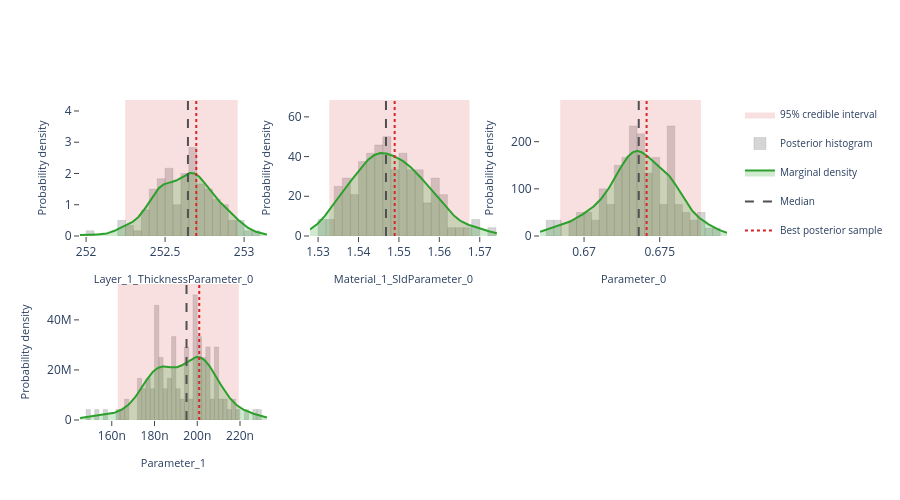

Notebook cell for this chart:
### Markdown cell above
## Interactive posterior plots

The next three cells render the same Plotly figures that are shown on the
Bayesian Posterior tab of the EasyReflectometryApp:

* **Marginals** — per-parameter distribution: histogram + smooth KDE marginal,
  shaded 95% credible interval, and median / best-sample lines
  (`plot_distribution` or `posterior.distribution()`)
* **Corner plot** — pairwise marginals + 2-D contours + scatter (`plot_corner`)
* **Traces** — per-chain trace + marginal histogram (`plot_trace`)

The standalone helpers are called with ``return_figure=True`` so they return a
Plotly ``Figure`` that we render in the notebook with ``fig.show()``; the
``PosteriorResults`` methods return the figure directly.

### Code cell
# ---- Marginal posterior distributions ---------------------------------------
# One panel per free parameter, each overlaying the posterior histogram, a
# smooth Gaussian-KDE marginal, the shaded 95% credible interval, and the
# median / best-sample reference lines.  Mirrors the "Marginals" sub-tab in
# the EasyReflectometryApp.

# The PosteriorResults method passes ``logp`` through automatically so the
# best posterior sample (MAP) line is drawn:
fig = posterior.distribution()
fig.show()

# Standalone equivalent (pass ``logp`` to get the best-sample line):
# fig = plot_distribution(
#     posterior.draws,
#     posterior.param_names,
#     logp=posterior.logp,
#     return_figure=True,
# )
# fig.show()

### Figure 1 — Plotly figure (JSON) as saved in the notebook; plotly's stock layout.template omitted (floating-point values rounded to 4 significant figures; data arrays with more than 128 entries replaced by an {"elided": "..."} marker saying what was removed)
{"data": [{"fill": "toself", "fillcolor": "rgba(214, 39, 40, 0.14)", "hoverinfo": "skip", "legendgroup": "95% credible interval", "line": {"color": "rgba(214, 39, 40, 0.14)", "width": 0}, "mode": "lines", "name": "95% credible interval", "showlegend": true, "type": "scatter", "x": [252.2, 253.0, 253.0, 252.2, 252.2], "xaxis": "x", "y": [0.0, 0.0, 4.351, 4.351, 0.0], "yaxis": "y"}, {"histnorm": "probability density", "hovertemplate": "sample=%{x:.4f}<br>density: %{y:.2f}<extra></extra>", "legendgroup": "histogram", "marker": {"color": "rgba(120, 120, 120, 0.38)", "line": {"color": "rgba(120, 120, 120, 0.24)", "width": 1}}, "name": "Posterior histogram", "nbinsx": 40, "opacity": 0.82, "showlegend": true, "type": "histogram", "x": [252.7, 252.6, 252.5, 252.8, 252.6, 252.5, 252.7, 252.9, 252.4, 252.5, 252.6, 252.6, 252.8, 252.7, 252.5, 252.5, 252.9, 252.6, 252.7, 252.7, 252.5, 252.7, 252.7, 252.7, 253.0, 252.5, 252.2, 252.4, 252.0, 252.4, 252.9, 252.4, 252.5, 252.7, 252.9, 252.5, 252.3, 252.7, 252.6, 252.4, 252.8, 252.7, 252.7, 252.7, 252.3, 252.8, 252.7, 252.8, 252.2, 252.5, 252.7, 252.5, 252.8, 253.0, 252.8, 252.5, 252.8, 252.7, 252.4, 252.7, 252.7, 252.8, 252.5, 252.5, 252.6, 252.6, 252.6, 252.6, 252.6, 252.6, 252.9, 252.9, 252.4, 252.8, 252.7, 252.6, 252.4, 252.6, 252.9, 252.5, 252.8, 252.8, 252.7, 252.4, 252.7, 252.8, 252.7, 252.4, 252.6, 252.7, 252.5, 252.2, 252.4, 252.7, 252.5, 252.8, 252.8, 252.8, 252.5, 252.7, 253.0, 252.9, 252.5, 252.7, 252.4, 252.6, 252.6, 252.5, 252.5, 252.5, 252.3, 253.1, 252.6, 252.4, 252.7, 252.5, 252.4, 253.0, 252.9, 252.5], "xaxis": "x", "yaxis": "y"}, {"fill": "tozeroy", "fillcolor": "rgba(44, 160, 44, 0.22)", "hovertemplate": "Layer_1_ThicknessParameter_0: %{x:.4f}<br>density: %{y:.4f}<extra></extra>", "legendgroup": "marginal", "line": {"color": "rgb(44, 160, 44)", "width": 2}, "mode": "lines", "name": "Marginal density", "showlegend": true, "type": "scatter", "x": {"elided": "256 float values"}, "xaxis": "x", "y": {"elided": "256 float values"}, "yaxis": "y"}, {"hovertemplate": "Median: %{x:.4f}<extra></extra>", "legendgroup": "Median", "line": {"color": "rgb(80, 80, 80)", "dash": "dash", "width": 2}, "mode": "lines", "name": "Median", "showlegend": true, "type": "scatter", "x": [252.6, 252.6], "xaxis": "x", "y": [0.0, 4.351], "yaxis": "y"}, {"hovertemplate": "Best posterior sample: %{x:.4f}<extra></extra>", "legendgroup": "Best posterior sample", "line": {"color": "rgb(214, 39, 40)", "dash": "dot", "width": 2}, "mode": "lines", "name": "Best posterior sample", "showlegend": true, "type": "scatter", "x": [252.7, 252.7], "xaxis": "x", "y": [0.0, 4.351], "yaxis": "y"}, {"fill": "toself", "fillcolor": "rgba(214, 39, 40, 0.14)", "hoverinfo": "skip", "legendgroup": "95% credible interval", "line": {"color": "rgba(214, 39, 40, 0.14)", "width": 0}, "mode": "lines", "name": "95% credible interval", "showlegend": false, "type": "scatter", "x": [1.533, 1.567, 1.567, 1.533, 1.533], "xaxis": "x2", "y": [0.0, 0.0, 68.5, 68.5, 0.0], "yaxis": "y2"}, {"histnorm": "probability density", "hovertemplate": "sample=%{x:.4f}<br>density: %{y:.2f}<extra></extra>", "legendgroup": "histogram", "marker": {"color": "rgba(120, 120, 120, 0.38)", "line": {"color": "rgba(120, 120, 120, 0.24)", "width": 1}}, "name": "Posterior histogram", "nbinsx": 40, "opacity": 0.82, "showlegend": false, "type": "histogram", "x": [1.562, 1.561, 1.536, 1.557, 1.543, 1.557, 1.551, 1.54, 1.545, 1.547, 1.543, 1.562, 1.559, 1.535, 1.55, 1.56, 1.556, 1.539, 1.554, 1.553, 1.542, 1.544, 1.54, 1.559, 1.533, 1.561, 1.543, 1.551, 1.552, 1.547, 1.554, 1.539, 1.541, 1.541, 1.553, 1.543, 1.536, 1.552, 1.533, 1.548, 1.551, 1.55, 1.535, 1.567, 1.557, 1.542, 1.552, 1.548, 1.552, 1.547, 1.546, 1.542, 1.557, 1.545, 1.536, 1.537, 1.555, 1.542, 1.54, 1.55, 1.537, 1.554, 1.546, 1.542, 1.561, 1.553, 1.551, 1.53, 1.547, 1.559, 1.545, 1.549, 1.54, 1.553, 1.545, 1.551, 1.536, 1.555, 1.544, 1.568, 1.541, 1.558, 1.535, 1.559, 1.545, 1.542, 1.543, 1.554, 1.535, 1.549, 1.547, 1.55, 1.56, 1.552, 1.556, 1.549, 1.558, 1.555, 1.565, 1.55, 1.534, 1.546, 1.546, 1.54, 1.545, 1.545, 1.547, 1.55, 1.549, 1.544, 1.53, 1.546, 1.541, 1.554, 1.537, 1.546, 1.536, 1.544, 1.572, 1.568], "xaxis": "x2", "yaxis": "y2"}, {"fill": "tozeroy", "fillcolor": "rgba(44, 160, 44, 0.22)", "hovertemplate": "Material_1_SldParameter_0: %{x:.4f}<br>density: %{y:.4f}<extra></extra>", "legendgroup": "marginal", "line": {"color": "rgb(44, 160, 44)", "width": 2}, "mode": "lines", "name": "Marginal density", "showlegend": false, "type": "scatter", "x": {"elided": "256 float values"}, "xaxis": "x2", "y": {"elided": "256 float values"}, "yaxis": "y2"}, {"hovertemplate": "Median: %{x:.4f}<extra></extra>", "legendgroup": "Median", "line": {"color": "rgb(80, 80, 80)", "dash": "dash", "width": 2}, "mode": "lines", "name": "Median", "showlegend": false, "type": "scatter", "x": [1.547, 1.547], "xaxis": "x2", "y": [0.0, 68.5], "yaxis": "y2"}, {"hovertemplate": "Best posterior sample: %{x:.4f}<extra></extra>", "legendgroup": "Best posterior sample", "line": {"color": "rgb(214, 39, 40)", "dash": "dot", "width": 2}, "mode": "lines", "name": "Best posterior sample", "showlegend": false, "type": "scatter", "x": [1.549, 1.549], "xaxis": "x2", "y": [0.0, 68.5], "yaxis": "y2"}, {"fill": "toself", "fillcolor": "rgba(214, 39, 40, 0.14)", "hoverinfo": "skip", "legendgroup": "95% credible interval", "line": {"color": "rgba(214, 39, 40, 0.14)", "width": 0}, "mode": "lines", "name": "95% credible interval", "showlegend": false, "type": "scatter", "x": [0.6684, 0.6777, 0.6777, 0.6684, 0.6684], "xaxis": "x3", "y": [0.0, 0.0, 288.4, 288.4, 0.0], "yaxis": "y3"}, {"histnorm": "probability density", "hovertemplate": "sample=%{x:.4f}<br>density: %{y:.2f}<extra></extra>", "legendgroup": "histogram", "marker": {"color": "rgba(120, 120, 120, 0.38)", "line": {"color": "rgba(120, 120, 120, 0.24)", "width": 1}}, "name": "Posterior histogram", "nbinsx": 40, "opacity": 0.82, "showlegend": false, "type": "histogram", "x": [0.6759, 0.6734, 0.671, 0.6744, 0.6744, 0.6747, 0.6755, 0.6742, 0.6728, 0.6727, 0.6766, 0.6762, 0.6732, 0.6716, 0.6714, 0.6767, 0.6731, 0.6723, 0.6755, 0.6755, 0.6742, 0.6703, 0.6716, 0.6757, 0.6717, 0.6757, 0.6737, 0.6732, 0.6731, 0.6757, 0.6745, 0.6735, 0.6724, 0.6684, 0.6759, 0.6739, 0.6711, 0.6757, 0.6697, 0.6732, 0.6724, 0.6749, 0.6694, 0.674, 0.6754, 0.6735, 0.6746, 0.6789, 0.6732, 0.6727, 0.6737, 0.6708, 0.6761, 0.6735, 0.6723, 0.6701, 0.6751, 0.6738, 0.6723, 0.6749, 0.6759, 0.6732, 0.6727, 0.6707, 0.6753, 0.6724, 0.6783, 0.6697, 0.6723, 0.6748, 0.675, 0.6777, 0.6704, 0.6726, 0.6772, 0.6762, 0.6677, 0.676, 0.6735, 0.6777, 0.6736, 0.6746, 0.6694, 0.6774, 0.6738, 0.6735, 0.6725, 0.676, 0.6735, 0.6741, 0.6722, 0.6728, 0.6757, 0.6735, 0.6749, 0.671, 0.6738, 0.6749, 0.6758, 0.6755, 0.6684, 0.6747, 0.6727, 0.6737, 0.6734, 0.6739, 0.6755, 0.6714, 0.6742, 0.6737, 0.6714, 0.6721, 0.6717, 0.67, 0.6729, 0.6738, 0.6677, 0.6726, 0.6766, 0.6777], "xaxis": "x3", "yaxis": "y3"}, {"fill": "tozeroy", "fillcolor": "rgba(44, 160, 44, 0.22)", "hovertemplate": "Parameter_0: %{x:.4f}<br>density: %{y:.4f}<extra></extra>", "legendgroup": "marginal", "line": {"color": "rgb(44, 160, 44)", "width": 2}, "mode": "lines", "name": "Marginal density", "showlegend": false, "type": "scatter", "x": {"elided": "256 float values"}, "xaxis": "x3", "y": {"elided": "256 float values"}, "yaxis": "y3"}, {"hovertemplate": "Median: %{x:.4f}<extra></extra>", "legendgroup": "Median", "line": {"color": "rgb(80, 80, 80)", "dash": "dash", "width": 2}, "mode": "lines", "name": "Median", "showlegend": false, "type": "scatter", "x": [0.6736, 0.6736], "xaxis": "x3", "y": [0.0, 288.4], "yaxis": "y3"}, {"hovertemplate": "Best posterior sample: %{x:.4f}<extra></extra>", "legendgroup": "Best posterior sample", "line": {"color": "rgb(214, 39, 40)", "dash": "dot", "width": 2}, "mode": "lines", "name": "Best posterior sample", "showlegend": false, "type": "scatter", "x": [0.6741, 0.6741], "xaxis": "x3", "y": [0.0, 288.4], "yaxis": "y3"}, {"fill": "toself", "fillcolor": "rgba(214, 39, 40, 0.14)", "hoverinfo": "skip", "legendgroup": "95% credible interval", "line": {"color": "rgba(214, 39, 40, 0.14)", "width": 0}, "mode": "lines", "name": "95% credible interval", "showlegend": false, "type": "scatter", "x": [1.628e-07, 2.195e-07, 2.195e-07, 1.628e-07, 1.628e-07], "xaxis": "x4", "y": [0.0, 0.0, 54340000.0, 54340000.0, 0.0], "yaxis": "y4"}, {"histnorm": "probability density", "hovertemplate": "sample=%{x:.4f}<br>density: %{y:.2f}<extra></extra>", "legendgroup": "histogram", "marker": {"color": "rgba(120, 120, 120, 0.38)", "line": {"color": "rgba(120, 120, 120, 0.24)", "width": 1}}, "name": "Posterior histogram", "nbinsx": 40, "opacity": 0.82, "showlegend": false, "type": "histogram", "x": [2.004e-07, 1.986e-07, 1.8e-07, 1.753e-07, 2.033e-07, 1.898e-07, 1.747e-07, 1.657e-07, 2.034e-07, 1.812e-07, 1.916e-07, 1.891e-07, 1.982e-07, 2.001e-07, 2.132e-07, 1.824e-07, 1.998e-07, 2.035e-07, 1.784e-07, 2.234e-07, 2e-07, 1.987e-07, 1.952e-07, 2.047e-07, 1.843e-07, 2.057e-07, 1.735e-07, 1.788e-07, 1.629e-07, 1.834e-07, 1.812e-07, 1.895e-07, 1.947e-07, 1.996e-07, 2.087e-07, 2.047e-07, 1.899e-07, 1.902e-07, 1.491e-07, 2.03e-07, 2.179e-07, 1.732e-07, 1.82e-07, 1.996e-07, 2.049e-07, 1.952e-07, 1.941e-07, 1.769e-07, 1.803e-07, 1.812e-07, 1.667e-07, 2.007e-07, 2.025e-07, 1.84e-07, 1.829e-07, 1.578e-07, 1.765e-07, 1.995e-07, 1.879e-07, 1.772e-07, 1.88e-07, 1.738e-07, 2.083e-07, 2.012e-07, 1.669e-07, 2.058e-07, 1.928e-07, 1.821e-07, 2.286e-07, 2.087e-07, 1.912e-07, 2.097e-07, 1.955e-07, 1.804e-07, 2.141e-07, 1.864e-07, 2.073e-07, 2.038e-07, 1.859e-07, 1.864e-07, 1.983e-07, 1.802e-07, 1.82e-07, 1.53e-07, 1.809e-07, 1.952e-07, 1.883e-07, 1.766e-07, 1.935e-07, 2.009e-07, 1.808e-07, 1.887e-07, 2.094e-07, 2.017e-07, 2.081e-07, 1.963e-07, 1.972e-07, 2.139e-07, 2.194e-07, 1.988e-07, 1.733e-07, 1.836e-07, 2.093e-07, 2.053e-07, 1.741e-07, 2.115e-07, 1.957e-07, 2.115e-07, 1.982e-07, 1.996e-07, 2.047e-07, 2.26e-07, 1.891e-07, 2.006e-07, 2.174e-07, 2.006e-07, 2.073e-07, 1.828e-07, 1.812e-07, 1.864e-07], "xaxis": "x4", "yaxis": "y4"}, {"fill": "tozeroy", "fillcolor": "rgba(44, 160, 44, 0.22)", "hovertemplate": "Parameter_1: %{x:.4f}<br>density: %{y:.4f}<extra></extra>", "legendgroup": "marginal", "line": {"color": "rgb(44, 160, 44)", "width": 2}, "mode": "lines", "name": "Marginal density", "showlegend": false, "type": "scatter", "x": {"elided": "256 float values"}, "xaxis": "x4", "y": {"elided": "256 float values"}, "yaxis": "y4"}, {"hovertemplate": "Median: %{x:.4f}<extra></extra>", "legendgroup": "Median", "line": {"color": "rgb(80, 80, 80)", "dash": "dash", "width": 2}, "mode": "lines", "name": "Median", "showlegend": false, "type": "scatter", "x": [1.95e-07, 1.95e-07], "xaxis": "x4", "y": [0.0, 54340000.0], "yaxis": "y4"}, {"hovertemplate": "Best posterior sample: %{x:.4f}<extra></extra>", "legendgroup": "Best posterior sample", "line": {"color": "rgb(214, 39, 40)", "dash": "dot", "width": 2}, "mode": "lines", "name": "Best posterior sample", "showlegend": false, "type": "scatter", "x": [2.009e-07, 2.009e-07], "xaxis": "x4", "y": [0.0, 54340000.0], "yaxis": "y4"}], "layout": {"barmode": "overlay", "height": 500, "legend": {"font": {"size": 10}}, "plot_bgcolor": "white", "showlegend": true, "xaxis": {"anchor": "y", "domain": [0.0, 0.2889], "range": [252.0, 253.1], "showgrid": false, "ticks": "outside", "title": {"font": {"size": 11}, "text": "Layer_1_ThicknessParameter_0"}, "zeroline": false}, "xaxis2": {"anchor": "y2", "domain": [0.3556, 0.6444], "range": [1.528, 1.574], "showgrid": false, "ticks": "outside", "title": {"font": {"size": 11}, "text": "Material_1_SldParameter_0"}, "zeroline": false}, "xaxis3": {"anchor": "y3", "domain": [0.7111, 1.0], "range": [0.6671, 0.6794], "showgrid": false, "ticks": "outside", "title": {"font": {"size": 11}, "text": "Parameter_0"}, "zeroline": false}, "xaxis4": {"anchor": "y4", "domain": [0.0, 0.2889], "range": [1.451e-07, 2.326e-07], "showgrid": false, "ticks": "outside", "title": {"font": {"size": 11}, "text": "Parameter_1"}, "zeroline": false}, "xaxis5": {"anchor": "y5", "domain": [0.3556, 0.6444], "showgrid": false, "ticks": "outside", "zeroline": false}, "xaxis6": {"anchor": "y6", "domain": [0.7111, 1.0], "showgrid": false, "ticks": "outside", "zeroline": false}, "yaxis": {"anchor": "x", "domain": [0.575, 1.0], "range": [0.0, 4.351], "showgrid": false, "ticks": "outside", "title": {"font": {"size": 11}, "text": "Probability density"}, "zeroline": false}, "yaxis2": {"anchor": "x2", "domain": [0.575, 1.0], "range": [0.0, 68.5], "showgrid": false, "ticks": "outside", "title": {"font": {"size": 11}, "text": "Probability density"}, "zeroline": false}, "yaxis3": {"anchor": "x3", "domain": [0.575, 1.0], "range": [0.0, 288.4], "showgrid": false, "ticks": "outside", "title": {"font": {"size": 11}, "text": "Probability density"}, "zeroline": false}, "yaxis4": {"anchor": "x4", "domain": [0.0, 0.425], "range": [0.0, 54340000.0], "showgrid": false, "ticks": "outside", "title": {"font": {"size": 11}, "text": "Probability density"}, "zeroline": false}, "yaxis5": {"anchor": "x5", "domain": [0.0, 0.425], "showgrid": false, "ticks": "outside", "zeroline": false}, "yaxis6": {"anchor": "x6", "domain": [0.0, 0.425], "showgrid": false, "ticks": "outside", "zeroline": false}}}
